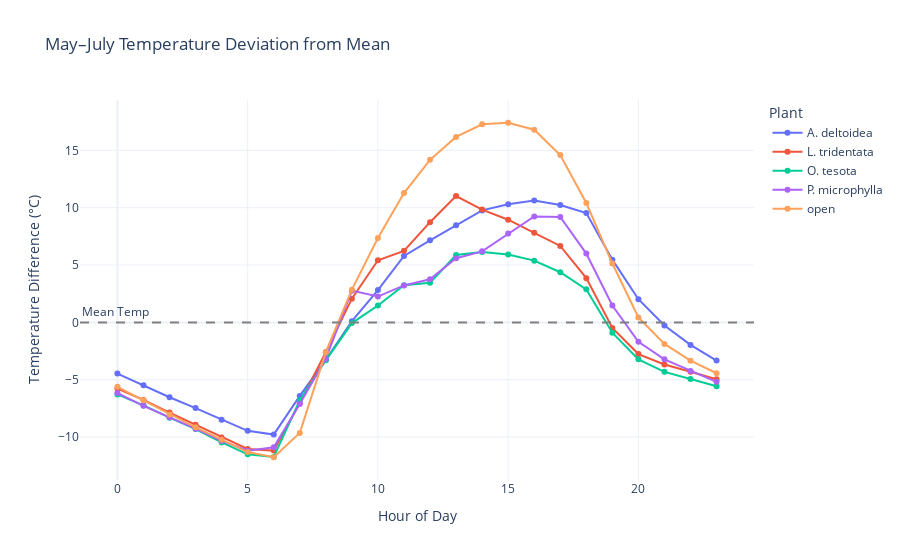

Notebook code for this chart:
### Code cell
# Hover over plotly line plot
fig = px.line(
    summer_means,
    x='hour',
    y='temp_diff',
    color='plant',
    title='May–July Temperature Deviation from Mean',
    labels={
        'hour': 'Hour of Day',
        'temp_diff': 'Temperature Difference (°C)',
        'plant': 'Plant'},
    template='plotly_white',
    markers=True,
    custom_data=['plant'])

fig.add_hline(y=0,
              line_dash="dash", 
              line_color="gray", 
              annotation_text="Mean Temp", 
              annotation_position="top left")

fig.update_traces(hovertemplate="<b>%{customdata[0]}</b><br>Hour: %{x}<br>Temp Δ: %{y:.2f}°C")

fig.show()
fig.write_html("summer_temp_deviation.html")

### Figure 1 — Plotly figure (JSON) as saved in the notebook; plotly's stock layout.template omitted (floating-point values rounded to 4 significant figures)
{"data": [{"customdata": [["A. deltoidea"], ["A. deltoidea"], ["A. deltoidea"], ["A. deltoidea"], ["A. deltoidea"], ["A. deltoidea"], ["A. deltoidea"], ["A. deltoidea"], ["A. deltoidea"], ["A. deltoidea"], ["A. deltoidea"], ["A. deltoidea"], ["A. deltoidea"], ["A. deltoidea"], ["A. deltoidea"], ["A. deltoidea"], ["A. deltoidea"], ["A. deltoidea"], ["A. deltoidea"], ["A. deltoidea"], ["A. deltoidea"], ["A. deltoidea"], ["A. deltoidea"], ["A. deltoidea"]], "hovertemplate": "<b>%{customdata[0]}</b><br>Hour: %{x}<br>Temp Δ: %{y:.2f}°C", "legendgroup": "A. deltoidea", "line": {"color": "#636efa", "dash": "solid"}, "marker": {"symbol": "circle"}, "mode": "lines+markers", "name": "A. deltoidea", "orientation": "v", "showlegend": true, "type": "scatter", "x": [0, 1, 2, 3, 4, 5, 6, 7, 8, 9, 10, 11, 12, 13, 14, 15, 16, 17, 18, 19, 20, 21, 22, 23], "xaxis": "x", "y": [-4.461, -5.492, -6.524, -7.474, -8.492, -9.456, -9.785, -6.411, -3.257, 0.1077, 2.818, 5.787, 7.154, 8.463, 9.764, 10.3, 10.64, 10.24, 9.529, 5.472, 2.022, -0.2717, -1.961, -3.33], "yaxis": "y"}, {"customdata": [["L. tridentata"], ["L. tridentata"], ["L. tridentata"], ["L. tridentata"], ["L. tridentata"], ["L. tridentata"], ["L. tridentata"], ["L. tridentata"], ["L. tridentata"], ["L. tridentata"], ["L. tridentata"], ["L. tridentata"], ["L. tridentata"], ["L. tridentata"], ["L. tridentata"], ["L. tridentata"], ["L. tridentata"], ["L. tridentata"], ["L. tridentata"], ["L. tridentata"], ["L. tridentata"], ["L. tridentata"], ["L. tridentata"], ["L. tridentata"]], "hovertemplate": "<b>%{customdata[0]}</b><br>Hour: %{x}<br>Temp Δ: %{y:.2f}°C", "legendgroup": "L. tridentata", "line": {"color": "#EF553B", "dash": "solid"}, "marker": {"symbol": "circle"}, "mode": "lines+markers", "name": "L. tridentata", "orientation": "v", "showlegend": true, "type": "scatter", "x": [0, 1, 2, 3, 4, 5, 6, 7, 8, 9, 10, 11, 12, 13, 14, 15, 16, 17, 18, 19, 20, 21, 22, 23], "xaxis": "x", "y": [-5.773, -6.757, -7.866, -8.915, -10.03, -11.03, -11.18, -7.042, -2.577, 2.067, 5.42, 6.239, 8.736, 11.02, 9.836, 8.954, 7.814, 6.662, 3.859, -0.4839, -2.762, -3.674, -4.309, -4.962], "yaxis": "y"}, {"customdata": [["O. tesota"], ["O. tesota"], ["O. tesota"], ["O. tesota"], ["O. tesota"], ["O. tesota"], ["O. tesota"], ["O. tesota"], ["O. tesota"], ["O. tesota"], ["O. tesota"], ["O. tesota"], ["O. tesota"], ["O. tesota"], ["O. tesota"], ["O. tesota"], ["O. tesota"], ["O. tesota"], ["O. tesota"], ["O. tesota"], ["O. tesota"], ["O. tesota"], ["O. tesota"], ["O. tesota"]], "hovertemplate": "<b>%{customdata[0]}</b><br>Hour: %{x}<br>Temp Δ: %{y:.2f}°C", "legendgroup": "O. tesota", "line": {"color": "#00cc96", "dash": "solid"}, "marker": {"symbol": "circle"}, "mode": "lines+markers", "name": "O. tesota", "orientation": "v", "showlegend": true, "type": "scatter", "x": [0, 1, 2, 3, 4, 5, 6, 7, 8, 9, 10, 11, 12, 13, 14, 15, 16, 17, 18, 19, 20, 21, 22, 23], "xaxis": "x", "y": [-6.282, -7.239, -8.304, -9.305, -10.47, -11.51, -11.73, -6.794, -3.307, -0.05822, 1.475, 3.242, 3.453, 5.875, 6.127, 5.927, 5.384, 4.374, 2.879, -0.9035, -3.223, -4.313, -4.939, -5.562], "yaxis": "y"}, {"customdata": [["P. microphylla"], ["P. microphylla"], ["P. microphylla"], ["P. microphylla"], ["P. microphylla"], ["P. microphylla"], ["P. microphylla"], ["P. microphylla"], ["P. microphylla"], ["P. microphylla"], ["P. microphylla"], ["P. microphylla"], ["P. microphylla"], ["P. microphylla"], ["P. microphylla"], ["P. microphylla"], ["P. microphylla"], ["P. microphylla"], ["P. microphylla"], ["P. microphylla"], ["P. microphylla"], ["P. microphylla"], ["P. microphylla"], ["P. microphylla"]], "hovertemplate": "<b>%{customdata[0]}</b><br>Hour: %{x}<br>Temp Δ: %{y:.2f}°C", "legendgroup": "P. microphylla", "line": {"color": "#ab63fa", "dash": "solid"}, "marker": {"symbol": "circle"}, "mode": "lines+markers", "name": "P. microphylla", "orientation": "v", "showlegend": true, "type": "scatter", "x": [0, 1, 2, 3, 4, 5, 6, 7, 8, 9, 10, 11, 12, 13, 14, 15, 16, 17, 18, 19, 20, 21, 22, 23], "xaxis": "x", "y": [-6.166, -7.277, -8.282, -9.264, -10.34, -11.19, -10.89, -7.111, -3.155, 2.769, 2.253, 3.222, 3.764, 5.595, 6.194, 7.751, 9.237, 9.192, 6.002, 1.471, -1.685, -3.225, -4.229, -5.186], "yaxis": "y"}, {"customdata": [["open"], ["open"], ["open"], ["open"], ["open"], ["open"], ["open"], ["open"], ["open"], ["open"], ["open"], ["open"], ["open"], ["open"], ["open"], ["open"], ["open"], ["open"], ["open"], ["open"], ["open"], ["open"], ["open"], ["open"]], "hovertemplate": "<b>%{customdata[0]}</b><br>Hour: %{x}<br>Temp Δ: %{y:.2f}°C", "legendgroup": "open", "line": {"color": "#FFA15A", "dash": "solid"}, "marker": {"symbol": "circle"}, "mode": "lines+markers", "name": "open", "orientation": "v", "showlegend": true, "type": "scatter", "x": [0, 1, 2, 3, 4, 5, 6, 7, 8, 9, 10, 11, 12, 13, 14, 15, 16, 17, 18, 19, 20, 21, 22, 23], "xaxis": "x", "y": [-5.621, -6.792, -8.021, -9.149, -10.23, -11.3, -11.76, -9.638, -2.599, 2.855, 7.349, 11.27, 14.17, 16.18, 17.27, 17.41, 16.8, 14.59, 10.41, 5.132, 0.4339, -1.878, -3.341, -4.435], "yaxis": "y"}], "layout": {"annotations": [{"showarrow": false, "text": "Mean Temp", "x": 0, "xanchor": "left", "xref": "x domain", "y": 0, "yanchor": "bottom", "yref": "y"}], "legend": {"title": {"text": "Plant"}, "tracegroupgap": 0}, "shapes": [{"line": {"color": "gray", "dash": "dash"}, "type": "line", "x0": 0, "x1": 1, "xref": "x domain", "y0": 0, "y1": 0, "yref": "y"}], "title": {"text": "May–July Temperature Deviation from Mean"}, "xaxis": {"anchor": "y", "domain": [0, 1], "title": {"text": "Hour of Day"}}, "yaxis": {"anchor": "x", "domain": [0, 1], "title": {"text": "Temperature Difference (°C)"}}}}
